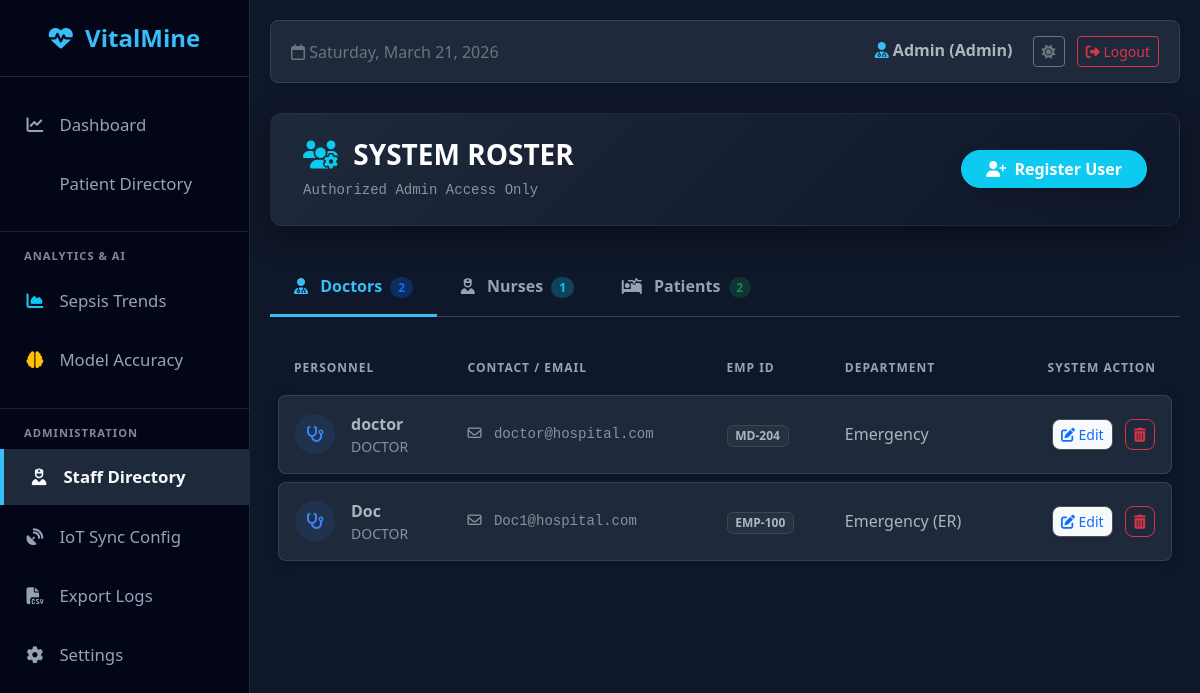
The app's page /staff (signed in) with its own data.
### models.py (models this page shows)
class User(UserMixin, db.Model):
    id = db.Column(db.Integer, primary_key=True)
    username = db.Column(db.String(100), unique=True, nullable=False)
    email = db.Column(db.String(120), unique=True, nullable=True)
    password = db.Column(db.String(100), nullable=False)
    role = db.Column(db.String(20), nullable=False, default="patient")
    age = db.Column(db.Integer, nullable=True)
    gender = db.Column(db.String(20), nullable=True)
    blood_group = db.Column(db.String(10), nullable=True)
    contact = db.Column(db.String(20), nullable=True)
    emp_id = db.Column(db.String(50), nullable=True)
    department = db.Column(db.String(50), nullable=True)
    entries = db.relationship("Entry", backref="author", lazy=True)

### app.py (the view)
@app.route("/staff")
@login_required
def staff_directory():
    if current_user.role != "admin":
        flash("Access Denied. Administrator privileges required.", "danger")
        return redirect(url_for("home"))
    doctors = User.query.filter_by(role="doctor").all()
    nurses = User.query.filter_by(role="nurse").all()
    patients = User.query.filter_by(role="patient").all()
    return render_template(
        "staff.html", doctors=doctors, nurses=nurses, patients=patients
    )

### app.py (called while the page is built)
@login_manager.user_loader
def load_user(user_id):
    return db.session.get(User, int(user_id))

### templates/staff.html (shortened to what this page needs)
{% extends "base.html" %} {% block content %}
<div class="system-header d-flex justify-content-between align-items-center">
  <div>
    <h3 class="mb-1 fw-bold text-white tracking-wide text-uppercase">
      <i class="fa-solid fa-users-gear me-2 text-info"></i> System Roster
    </h3>
    <span class="text-white-50 small font-monospace"
      >Authorized Admin Access Only</span
    >
  </div>
  <a
    href="/register"
    class="btn btn-info fw-bold shadow text-white rounded-pill px-4"
  >
    <i class="fa-solid fa-user-plus me-1"></i> Register User
  </a>
</div>
<div class="mb-4 border-bottom border-secondary-subtle">
  <ul class="nav nav-tabs border-0" id="userManagementTabs" role="tablist">
    <li class="nav-item" role="presentation">
      <button
        class="nav-link active"
        id="doctors-tab"
        data-bs-toggle="tab"
        data-bs-target="#doctors"
        type="button"
        role="tab"
      >
        <i class="fa-solid fa-user-doctor me-2"></i> Doctors
        <span
          class="badge bg-primary bg-opacity-25 text-primary ms-1 rounded-pill"
          >{{ doctors|length }}</span
        >
      </button>
    </li>
    <li class="nav-item" role="presentation">
      <button
        class="nav-link"
        id="nurses-tab"
        data-bs-toggle="tab"
        data-bs-target="#nurses"
        type="button"
        role="tab"
      >
        <i class="fa-solid fa-user-nurse me-2"></i> Nurses
        <span class="badge bg-info bg-opacity-25 text-info ms-1 rounded-pill"
          >{{ nurses|length }}</span
        >
      </button>
    </li>
    <li class="nav-item" role="presentation">
      <button
        class="nav-link"
        id="patients-tab"
        data-bs-toggle="tab"
        data-bs-target="#patients"
        type="button"
        role="tab"
      >
        <i class="fa-solid fa-bed-pulse me-2"></i> Patients
        <span
          class="badge bg-success bg-opacity-25 text-success ms-1 rounded-pill"
          >{{ patients|length }}</span
        >
      </button>
    </li>
  </ul>
</div>
<div class="tab-content" id="userManagementTabsContent">
  <div class="tab-pane fade show active" id="doctors" role="tabpanel">
    <div class="table-responsive px-2 pb-3">
      <table class="live-feed-table datatable">
        <thead>
          <tr>
            <th>Personnel</th>
            <th>Contact / Email</th>
            <th>Emp ID</th>
            <th>Department</th>
            <th class="text-end">System Action</th>
          </tr>
        </thead>
        <tbody>
          {% for d in doctors %}
          <tr class="live-feed-row">
            <td>
              <div class="d-flex align-items-center">
                <div
                  class="rounded-circle d-flex justify-content-center align-items-center me-3"
                  style="
                    width: 40px;
                    height: 40px;
                    background: rgba(59, 130, 246, 0.1);
                    color: #3b82f6;
                  "
                >
                  <i class="fa-solid fa-stethoscope"></i>
                </div>
                <div>
                  <div class="fw-bold text-body fs-6">{{ d.username }}</div>
                  <div class="small text-muted text-uppercase">Doctor</div>
                </div>
              </div>
            </td>
            <td class="text-muted font-monospace small">
              <i class="fa-regular fa-envelope me-1"></i> {{ d.email or 'N/A' }}
            </td>
            <td>
              <span
                class="badge bg-secondary bg-opacity-10 text-body border border-secondary-subtle"
                >{{ d.emp_id or 'N/A' }}</span
              >
            </td>
            <td>
              <span class="fw-medium text-body"
                >{{ d.department or 'N/A' }}</span
              >
            </td>
            <td class="text-end">
              <button
                type="button"
                class="btn btn-sm btn-light border shadow-sm text-primary rounded-3 me-2"
                onclick="openEditModal('{{ d.id }}', '{{ d.role }}', '{{ d.username }}', '{{ d.email }}', '{{ d.emp_id }}', '{{ d.department }}', '', '', '', '')"
              >
                <i class="fa-solid fa-pen-to-square"></i> Edit
              </button>
              <form
                method="POST"
                action="/delete_user/{{ d.id }}"
                style="display: inline"
              >
                <button
                  type="submit"
                  class="btn btn-sm btn-outline-danger fw-bold rounded-3"
                  onclick="return confirm('WARNING: Are you sure you want to permanently delete Dr. {{ d.username }}?');"
                >
                  <i class="fa-solid fa-trash-can"></i>
                </button>
              </form>
            </td>
          </tr>
          {% endfor %}
        </tbody>
      </table>
    </div>
  </div>
</div>
{% endblock %}

### templates/base.html (shortened to what this page needs)
<!doctype html>
<html lang="en" data-bs-theme="dark">
  <head>
    <link
      href="https://cdn.jsdelivr.net/npm/bootstrap@5.3.0/dist/css/bootstrap.min.css"
      rel="stylesheet"
    />
    <link
      rel="stylesheet"
      href="https://cdnjs.cloudflare.com/ajax/libs/font-awesome/6.4.0/css/all.min.css"
    />
    <link
      rel="stylesheet"
      href="https://cdn.datatables.net/1.13.6/css/dataTables.bootstrap5.min.css"
    />
  </head>
  <body>
    {% if current_user.is_authenticated %}
    <div class="sidebar">
      <div class="brand"><i class="fa-solid fa-heart-pulse"></i> VitalMine</div>
      <ul class="nav flex-column mb-auto mt-2">
        {% if current_user.role in ['admin', 'doctor'] %}
        <li class="nav-item mb-1">
          <a
            href="{{ url_for('home') }}"
            class="{% if request.path == '/' %}active fw-bold{% endif %}"
          >
            <i class="fa-solid fa-chart-line"></i> Dashboard
          </a>
        </li>
        {% endif %}  {% if current_user.role in ['admin', 'doctor', 'nurse'] %}
        <li class="nav-item mb-1">
          <a
            href="{{ url_for('patients_directory') }}"
            class="{% if '/patient' in request.path %}active fw-bold{% endif %}"
          >
             Patient Directory
          </a>
        </li>
        {% endif %} {% if current_user.role != 'patient' %}
        <hr class="text-secondary my-3 border-secondary" />
        <small
          class="text-muted fw-bold px-4 mb-2 d-block"
          style="font-size: 0.7rem; letter-spacing: 1px"
          >ANALYTICS & AI</small
        >
        <li class="nav-item mb-1">
          <a
            href="/trends"
            class="{% if request.path == '/trends' %}active fw-bold{% endif %}"
          >
            <i class="fa-solid fa-chart-area text-info"></i> Sepsis Trends
          </a>
        </li>
        <li class="nav-item mb-1">
          <a
            href="/model_accuracy"
            class="{% if request.path == '/model_accuracy' %}active fw-bold{% endif %}"
          >
            <i class="fa-solid fa-brain text-warning"></i> Model Accuracy
          </a>
        </li>
        <hr class="text-secondary my-3 border-secondary" />
        <small
          class="text-muted fw-bold px-4 mb-2 d-block"
          style="font-size: 0.7rem; letter-spacing: 1px"
          >ADMINISTRATION</small
        >
        <li class="nav-item mb-1">
          <a
            href="/staff"
            class="{% if request.path == '/staff' %}active fw-bold{% endif %}"
          >
            <i class="fa-solid fa-user-nurse"></i> Staff Directory
          </a>
        </li>
        <li class="nav-item mb-1">
          <a
            href="/iot_config"
            class="{% if request.path == '/iot_config' %}active fw-bold{% endif %}"
          >
            <i class="fa-solid fa-satellite-dish"></i> IoT Sync Config
          </a>
        </li>
        {% if current_user.role == 'admin' %}
        <li class="nav-item mb-1">
          <a href="{{ url_for('export_data') }}">
            <i class="fa-solid fa-file-csv"></i> Export Logs
          </a>
        </li>
        {% endif %}
        <li class="nav-item mb-1">
          <a
            href="/settings"
            class="{% if request.path == '/settings' %}active fw-bold{% endif %}"
          >
            <i class="fa-solid fa-gear"></i> Settings
          </a>
        </li>
        {% endif %}
      </ul>
    </div>
    {% endif %}
    <div
      class="main-content"
    >
      {% if current_user.is_authenticated %}
      <div class="top-navbar">
        <div class="text-secondary">
          <i class="fa-regular fa-calendar"></i> <span id="currentDate"></span>
        </div>
        <div>
          <span class="fw-bold me-3 text-body">
            <i
              class="fa-solid fa-user-doctor"
              style="color: var(--vm-accent)"
            ></i>
            {{ current_user.username | capitalize }} ({{ current_user.role |
            capitalize }})
          </span>
          <button
            id="theme-toggle"
            class="btn btn-sm btn-outline-secondary me-2"
          >
            <i id="theme-icon" class="fa-solid fa-moon"></i>
          </button>
          <a
            href="{{ url_for('logout') }}"
            class="btn btn-sm btn-outline-danger"
            ><i class="fa-solid fa-right-from-bracket"></i> Logout</a
          >
        </div>
      </div>
      {% endif %}  {% block content %}{% endblock %}
    </div>
  </body>
</html>

### templates/base.html (style rules this page uses)
:root { --vm-bg: #f4f7f6; --vm-sidebar-bg: #1d2b36; --vm-sidebar-border: #2c3e50; --vm-card-bg: #ffffff; --vm-card-border: #e3e6f0; --vm-text-main: #5a5c69; --vm-text-muted: #858796; --vm-topbar-bg: #ffffff; --vm-grid-line: #e9ecef; --vm-organ-base: #e9ecef; --vm-organ-stroke: #ced4da; --vm-accent: #4db8ff; }
[data-bs-theme="dark"] { --vm-bg: #0f172a; --vm-sidebar-bg: #020617; --vm-sidebar-border: #1e293b; --vm-card-bg: #1e293b; --vm-card-border: #334155; --vm-text-main: #e2e8f0; --vm-text-muted: #94a3b8; --vm-topbar-bg: #1e293b; --vm-grid-line: #1e293b; --vm-organ-base: #334155; --vm-organ-stroke: #475569; --vm-accent: #38bdf8; }
body { background-color: var(--vm-bg); font-family: "Segoe UI", Tahoma, Geneva, Verdana, sans-serif; overflow-x: hidden; color: var(--vm-text-main); transition: background-color 0.3s, color 0.3s; }
.sidebar { height: 100vh; width: 250px; position: fixed; top: 0; left: 0; background-color: var(--vm-sidebar-bg); padding-top: 20px; border-right: 1px solid var(--vm-sidebar-border); z-index: 1000; transition: background-color 0.3s; }
.sidebar .brand { font-size: 1.5rem; font-weight: bold; text-align: center; padding-bottom: 20px; border-bottom: 1px solid var(--vm-sidebar-border); margin-bottom: 20px; color: var(--vm-accent); }
.sidebar a { padding: 15px 25px; text-decoration: none; font-size: 1.05rem; color: #94a3b8; display: block; transition: 0.3s; }
.sidebar a:hover, .sidebar a.active { color: #f8fafc; background-color: var(--vm-sidebar-border); border-left: 4px solid var(--vm-accent); }
.sidebar i { margin-right: 10px; width: 20px; text-align: center; }
.main-content { margin-left: 250px; padding: 20px; min-height: 100vh; }
.top-navbar { background-color: var(--vm-topbar-bg); border-radius: 8px; padding: 15px 20px; border: 1px solid var(--vm-card-border); box-shadow: 0 4px 6px -1px rgba(0, 0, 0, 0.1); margin-bottom: 30px; display: flex; justify-content: space-between; align-items: center; transition: background-color 0.3s; }

### templates/staff.html (style rules this page uses)
.system-header { background: linear-gradient(135deg, #1e293b, #0f172a); border-radius: 12px; padding: 1.5rem 2rem; box-shadow: 0 10px 30px rgba(0, 0, 0, 0.1); border: 1px solid rgba(255, 255, 255, 0.05); margin-bottom: 2rem; }
[data-bs-theme="dark"] .system-header { box-shadow: 0 10px 30px rgba(0, 0, 0, 0.4); }
.nav-tabs .nav-link { color: var(--vm-text-muted); border: none; border-bottom: 3px solid transparent; padding: 1rem 1.5rem; font-weight: 700; transition: all 0.3s ease; background: transparent !important; }
.nav-tabs .nav-link.active { color: var(--vm-accent) !important; border-bottom: 3px solid var(--vm-accent) !important; background: transparent !important; }
.live-feed-table { width: 100%; border-collapse: separate; border-spacing: 0 8px; }
.live-feed-table th { font-size: 0.75rem; text-transform: uppercase; letter-spacing: 1px; color: var(--vm-text-muted); border: none; padding: 10px 16px; }
.live-feed-row { background-color: var(--vm-card-bg); box-shadow: 0 2px 8px rgba(0, 0, 0, 0.02); transition: transform 0.2s, box-shadow 0.2s; }
[data-bs-theme="dark"] .live-feed-row { box-shadow: 0 2px 8px rgba(0, 0, 0, 0.2); }
.live-feed-row td { padding: 16px; border-top: 1px solid var(--vm-card-border); border-bottom: 1px solid var(--vm-card-border); vertical-align: middle; }
.live-feed-row td:first-child { border-left: 1px solid var(--vm-card-border); border-top-left-radius: 8px; border-bottom-left-radius: 8px; }
.live-feed-row td:last-child { border-right: 1px solid var(--vm-card-border); border-top-right-radius: 8px; border-bottom-right-radius: 8px; }

### records on screen
User: username "Admin", role "Admin"
User: username "doctor", email "doctor@hospital.com", emp "MD-204", department "Emergency"
User: username "Doc", email "Doc1@hospital.com", emp "EMP-100", department "Emergency (ER)"

### other values on screen
{{ doctors|length }} "2"
{{ nurses|length }} "1"
{{ patients|length }} "2"
